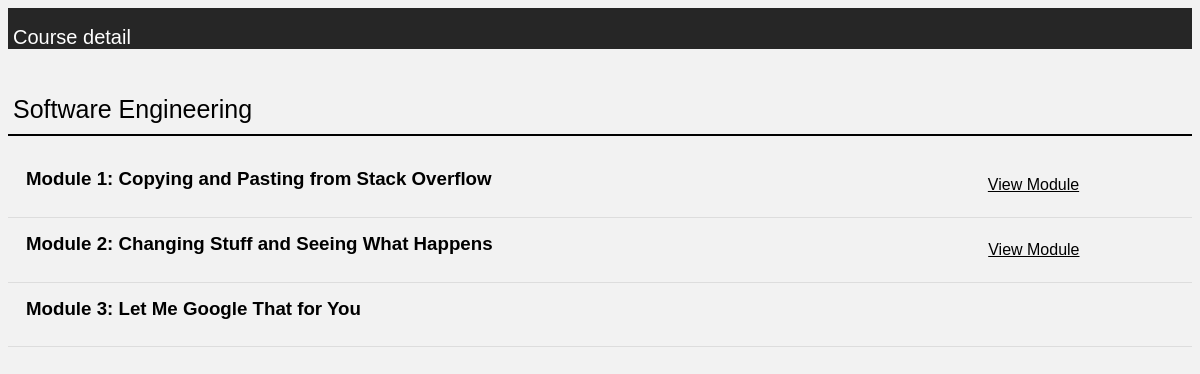
Before: /courses/study_course/1/ with the older database file.
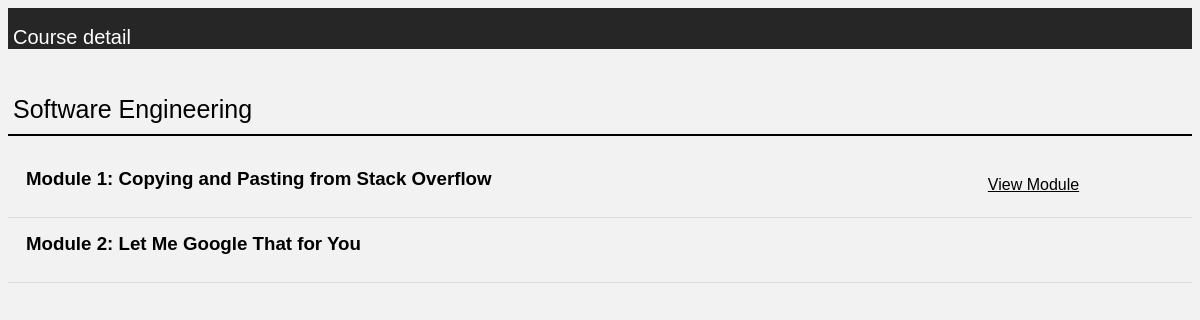
After: the same page with the newer database file.
### courses/models.py (models this page shows)
class Module(models.Model):
    title = models.CharField(max_length = 150, db_index = True)
    course = models.ForeignKey(Course, on_delete=models.CASCADE, null = True, blank = True)
    position = models.IntegerField(db_index = True, null = True, blank = True)
    instructor = models.ForeignKey(Instructor, on_delete=models.CASCADE)
    def get_absolute_url(self):
        return reverse('module_details_url', kwargs = {'id' : self.id})
    def __str__(self):
        return '{}'.format(self.title)

### courses/views.py (the view)
# urls.py: path('study_course/<str:id>/', views.study_course, name = "study_course_url"),
def study_course(request, id):      #merge it later with course_detail
    course = Course.objects.get(id__iexact = id)
    modules = Module.objects.filter(course = course)
    print(modules)
    availability = True
    learner = Learner.objects.filter(staff_id = 1)
    completed_modules = learner[0].completed_modules.all()
    for module in modules:
        if module in completed_modules:
            module.available = True
        else :
            module.available = availability
            availability = False
    return render(request, "courses/study_course.html", context = {"course": course, "modules" : modules, "learner" : learner})

### courses/templates/courses/study_course.html (shortened to what this page needs)
<head>
{%load static%}
<link rel="stylesheet" type="text/css" href="{%static 'css/style.css'%}">
<div id = "header">
<h2>  Course detail </h2>
</div>
</head>
<h1>{{course.title}}</h1>
{% for module in modules%}
	<table>
	<td>
    <h3>Module {{module.position}}: {{module.title}}</h3>
    </td>
    {% if module.available %}
     <td> <a href = "{{ module.get_absolute_url}}">View Module</a></td>
    {%endif%}
</table>
{%endfor%}

Changed rows visible on the page:
removed Module: position "2", title "Changing Stuff and Seeing What Happens"
changed Module "Let Me Google That for You": position "3" → "2"
